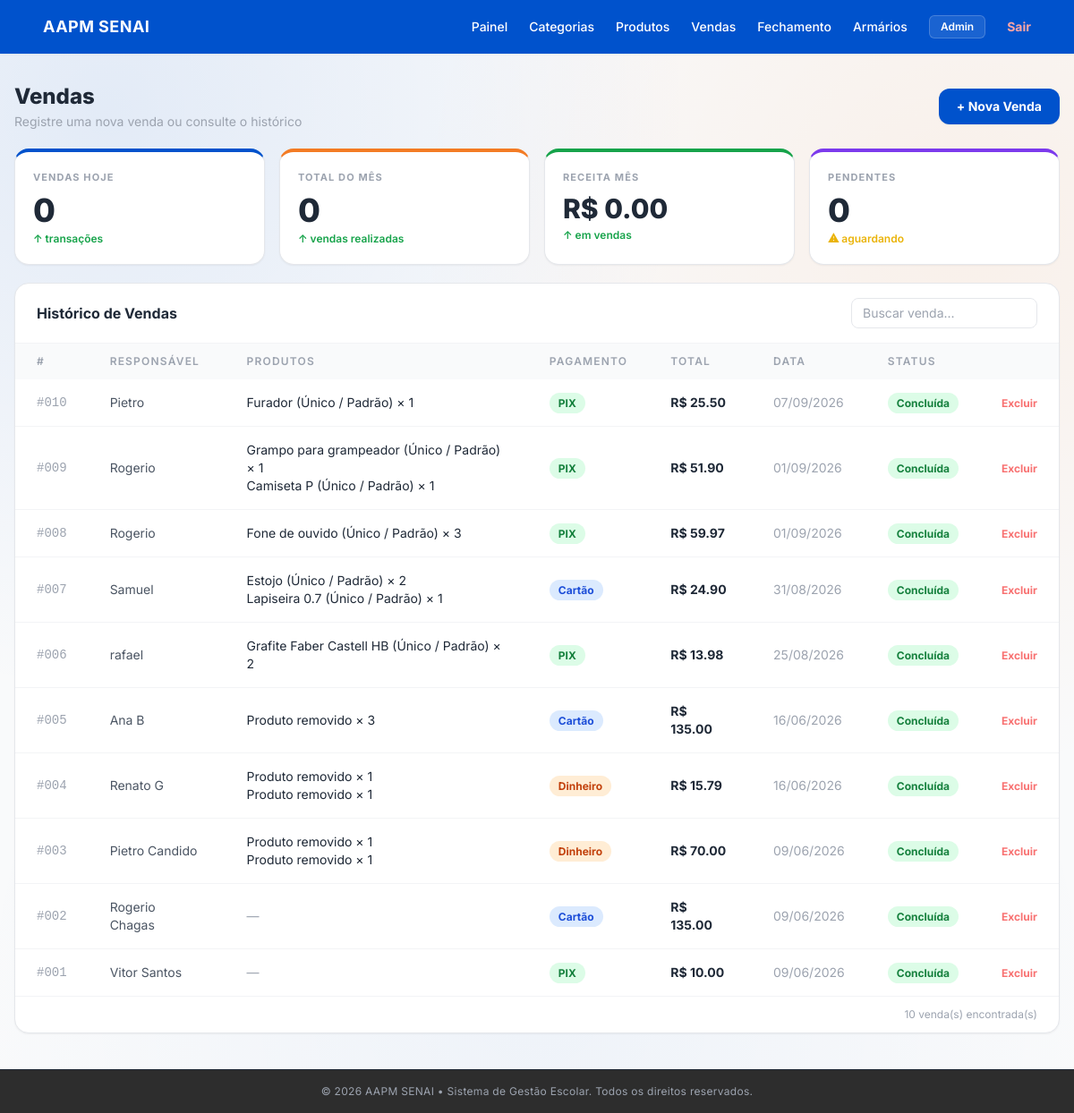
The app's page /vendas/ (signed in), older data.
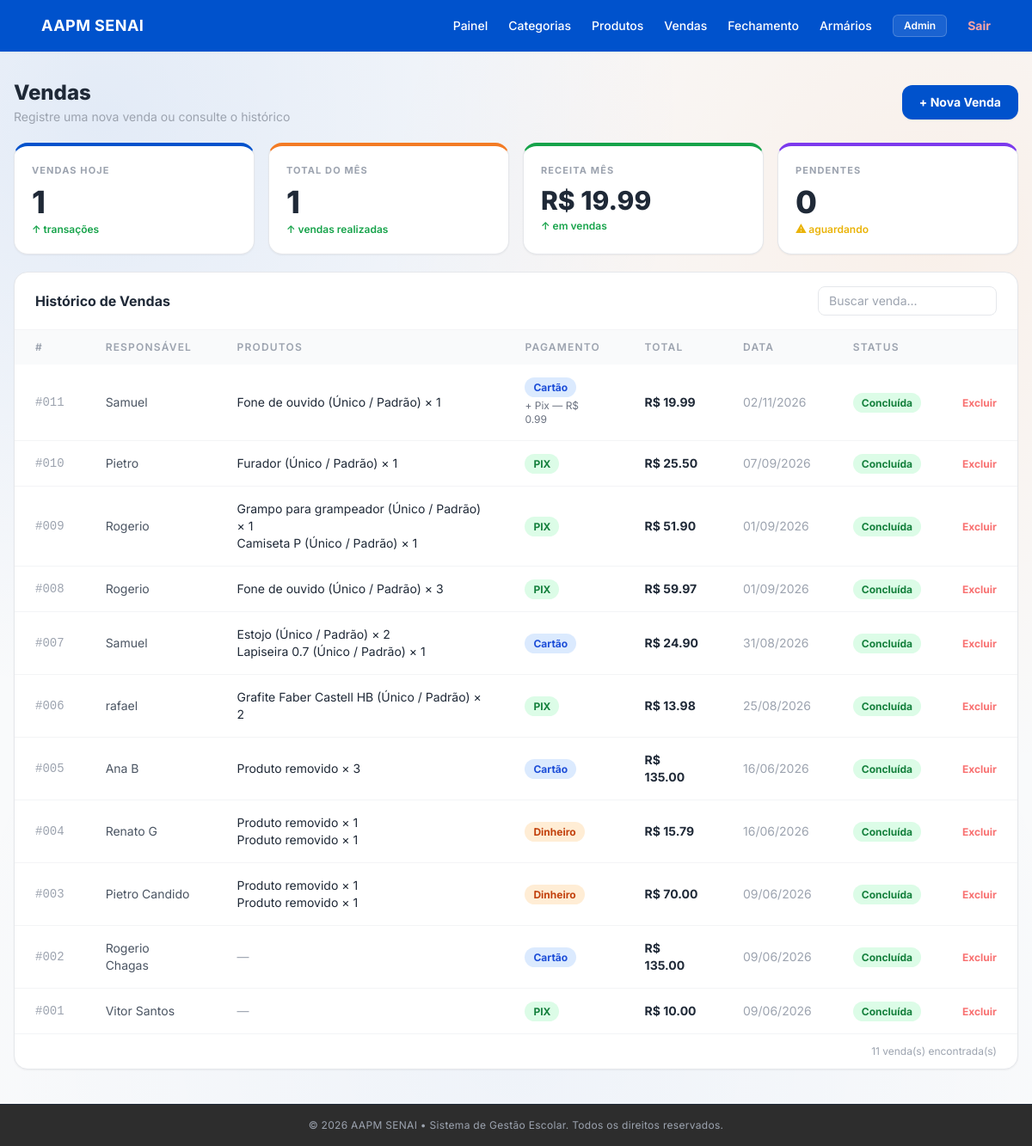
The same page, newer data.
### app/models/venda_model.py (models this page shows)
class Venda(Base):
    __tablename__ = "vendas"
    id              = Column(Integer, primary_key=True, index=True)
    responsavel     = Column(String(150), nullable=False)
    valor_subtotal  = Column(Float, nullable=False, default=0.0)
    desconto        = Column(Float, nullable=False, default=0.0)
    valor_total     = Column(Float, nullable=False)
    forma_pagamento = Column(String(50), nullable=False)
    valor_pagamento_1 = Column(Float, nullable=True)
    forma_pagamento_2 = Column(String(50), nullable=True)
    valor_pagamento_2 = Column(Float, nullable=True)
    observacao      = Column(String(500), nullable=True)
    status          = Column(String(30), default="concluida")
    data_venda      = Column(DateTime, default=datetime.utcnow)
    itens = relationship("VendaItem", back_populates="venda", cascade="all, delete")

### app/models/venda_item_model.py (models this page shows)
class VendaItem(Base):
    __tablename__ = "venda_itens"
    id                  = Column(Integer, primary_key=True, index=True)
    venda_id            = Column(Integer, ForeignKey("vendas.id", ondelete="CASCADE"), nullable=False)
    produto_variacao_id = Column(Integer, ForeignKey("produto_variacoes.id", ondelete="SET NULL"), nullable=True)
    quantidade          = Column(Integer, nullable=False)
    preco_unitario      = Column(Float, nullable=False)
    valor_total         = Column(Float, nullable=False)
    venda            = relationship("Venda", back_populates="itens")
    produto_variacao = relationship("ProdutoVariacao")

### app/models/produto_model.py (models this page shows, shortened)
class Produto(Base):
    __tablename__ = "produtos"
    id           = Column(Integer, primary_key=True, autoincrement=True, index=True)
    nome         = Column(String(150), nullable=False, index=True)
    preco        = Column(Float, nullable=False, default=0.0)
    ativo        = Column(Boolean, default=True)
    imagem_path  = Column(String(255), nullable=True)
    categoria_id = Column(Integer, ForeignKey("categorias.id", ondelete="SET NULL"), nullable=True)
    categoria    = relationship("Categoria", back_populates="produtos")
    variacoes    = relationship("ProdutoVariacao", back_populates="produto", cascade="all, delete-orphan")

### app/models/produto_variacao_model.py (models this page shows, shortened)
class ProdutoVariacao(Base):
    __tablename__ = "produto_variacoes"
    __table_args__ = (
        UniqueConstraint("produto_id", "tamanho", "cor", name="uq_variacao_produto_tamanho_cor"),
    )
    id            = Column(Integer, primary_key=True, autoincrement=True, index=True)
    produto_id    = Column(Integer, ForeignKey("produtos.id", ondelete="CASCADE"), nullable=False)
    tamanho       = Column(String(20), nullable=False)
    cor           = Column(String(50), nullable=False)
    sku           = Column(String(50), nullable=True, unique=True)
    preco         = Column(Float, nullable=True)  # se None, usa o preço base do produto
    estoque_atual = Column(Integer, nullable=False, default=0)
    ativo         = Column(Boolean, default=True)
    produto = relationship("Produto", back_populates="variacoes")

### app/controllers/venda_controller.py (the view)
@router.get("")
@router.get("/")
def listar_vendas(
    request: Request,
    db: Session = Depends(get_db),
    usuario=Depends(get_current_user),
):
    vendas = db.query(Venda).order_by(Venda.data_venda.desc()).all()
    produtos_db = db.query(Produto).filter(Produto.ativo == True).all()
    produtos = []
    for p in produtos_db:
        variacoes_ativas = [v for v in p.variacoes if v.ativo]
        if not variacoes_ativas:
            continue
        produtos.append({
            "id": p.id,
            "nome": p.nome,
            "imagem_url": p.imagem_url,
            "variacoes": [
                {"id": v.id, "descricao": v.descricao, "preco": v.preco_efetivo, "estoque_atual": v.estoque_atual}
                for v in variacoes_ativas
            ]
        })
    hoje        = datetime.utcnow().date()
    vendas_hoje = sum(1 for v in vendas if v.data_venda.date() == hoje)
    total_mes   = sum(1 for v in vendas if v.data_venda.month == hoje.month)
    receita_mes = sum(v.valor_total for v in vendas if v.data_venda.month == hoje.month)
    pendentes   = sum(1 for v in vendas if v.status == "pendente")
    return templates.TemplateResponse(
        request=request,
        name="vendas/index.html",
        context={
            "request":     request,
            "usuario":     usuario,
            "vendas":      vendas,
            "produtos":    produtos,
            "vendas_hoje": vendas_hoje,
            "total_mes":   total_mes,
            "receita_mes": receita_mes,
            "pendentes":   pendentes,
        },
    )

### app/templates/vendas/index.html (shortened to what the changed rows need)
{% extends "base.html" %}
{% block conteudo %}
<div class="pt-6 flex flex-col gap-5 pb-6">
  <div class="flex items-center justify-between">
    <div>
      <h1 class="text-2xl font-extrabold text-gray-800">Vendas</h1>
    </div>
  </div>
  <div class="grid grid-cols-2 lg:grid-cols-4 gap-4">
    <div class="bg-white border border-gray-200 border-t-4 border-t-[#0052cc] rounded-2xl p-5 shadow-sm">
      <p class="text-[11px] font-bold text-gray-400 uppercase tracking-widest">Vendas Hoje</p>
      <p class="text-4xl font-extrabold text-gray-800 mt-2 mb-1">{{ vendas_hoje }}</p>
      <p class="text-xs font-semibold text-green-600">↑ transações</p>
    </div>
    <div class="bg-white border border-gray-200 border-t-4 border-t-[#f37b24] rounded-2xl p-5 shadow-sm">
      <p class="text-[11px] font-bold text-gray-400 uppercase tracking-widest">Total do Mês</p>
      <p class="text-4xl font-extrabold text-gray-800 mt-2 mb-1">{{ total_mes }}</p>
      <p class="text-xs font-semibold text-green-600">↑ vendas realizadas</p>
    </div>
    <div class="bg-white border border-gray-200 border-t-4 border-t-[#16a34a] rounded-2xl p-5 shadow-sm">
      <p class="text-[11px] font-bold text-gray-400 uppercase tracking-widest">Receita Mês</p>
      <p class="text-3xl font-extrabold text-gray-800 mt-2 mb-1">R$ {{ "%.2f"|format(receita_mes) }}</p>
      <p class="text-xs font-semibold text-green-600">↑ em vendas</p>
    </div>
  </div>
  <div class="bg-white border border-gray-200 rounded-2xl shadow-sm overflow-hidden">
    <div class="px-6 py-4 border-b border-gray-100 flex items-center justify-between">
      <span class="text-base font-bold text-gray-800">Histórico de Vendas</span>
      <input type="text" id="busca" placeholder="Buscar venda..."
        oninput="filtrarTabela()"
        class="text-sm border border-gray-200 rounded-lg px-3 py-1.5 w-52 focus:outline-none focus:border-blue-400">
    </div>
    <div class="overflow-x-auto">
      <table class="w-full text-sm" id="tabela-vendas">
        <thead>
          <tr class="bg-gray-50 text-gray-400 text-xs uppercase tracking-widest">
            <th class="text-left px-6 py-3 font-semibold">#</th>
            <th class="text-left px-6 py-3 font-semibold">Responsável</th>
            <th class="text-left px-6 py-3 font-semibold">Produtos</th>
            <th class="text-left px-6 py-3 font-semibold">Pagamento</th>
            <th class="text-left px-6 py-3 font-semibold">Total</th>
            <th class="text-left px-6 py-3 font-semibold">Data</th>
            <th class="text-left px-6 py-3 font-semibold">Status</th>
            <th class="text-left px-6 py-3 font-semibold"></th>
          </tr>
        </thead>
        <tbody class="divide-y divide-gray-100">
          {% for venda in vendas %}
          <tr class="hover:bg-gray-50 transition">
            <td class="px-6 py-4 text-gray-400 font-mono">#{{ "%03d"|format(venda.id) }}</td>
            <td class="px-6 py-4 text-gray-600">{{ venda.responsavel }}</td>
            <td class="px-6 py-4 text-gray-800">
              {% for item in venda.itens %}
                <span class="block text-sm">
                  {% if item.produto_variacao %}
                    {{ item.produto_variacao.produto.nome }} ({{ item.produto_variacao.descricao }}) × {{ item.quantidade }}
                  {% else %}
                    Produto removido × {{ item.quantidade }}
                  {% endif %}
                </span>
              {% else %}
                <span class="text-gray-400">—</span>
              {% endfor %}
            </td>
            <td class="px-6 py-4">
              {% if venda.forma_pagamento == 'pix' %}
                <span class="bg-green-100 text-green-700 text-xs font-bold px-2.5 py-1 rounded-full">PIX</span>
              {% elif venda.forma_pagamento == 'cartao' %}
                <span class="bg-blue-100 text-blue-700 text-xs font-bold px-2.5 py-1 rounded-full">Cartão</span>
              {% else %}
                <span class="bg-orange-100 text-orange-700 text-xs font-bold px-2.5 py-1 rounded-full">Dinheiro</span>
              {% endif %}
              {% if venda.forma_pagamento_2 %}
                <span class="block text-xs text-gray-500 mt-1">+ {{ venda.forma_pagamento_2|capitalize }} — R$ {{ "%.2f"|format(venda.valor_pagamento_2) }}</span>
              {% endif %}
            </td>
            <td class="px-6 py-4 font-bold text-gray-800">R$ {{ "%.2f"|format(venda.valor_total) }}</td>
            <td class="px-6 py-4 text-gray-400">{{ venda.data_venda.strftime('%d/%m/%Y') }}</td>
            <td class="px-6 py-4">
              {% if venda.status == 'concluida' %}
                <span class="bg-green-100 text-green-700 text-xs font-bold px-2.5 py-1 rounded-full">Concluída</span>
              {% else %}
                <span class="bg-yellow-100 text-yellow-700 text-xs font-bold px-2.5 py-1 rounded-full">Pendente</span>
              {% endif %}
            </td>
            <td class="px-6 py-4">
              <form action="/vendas/{{ venda.id }}/deletar" method="post"
                onsubmit="return confirm('Excluir esta venda?')">
                <button type="submit" class="text-red-400 hover:text-red-600 text-xs font-bold transition">Excluir</button>
              </form>
            </td>
          </tr>
          {% else %}
          <tr>
            <td colspan="8" class="px-6 py-10 text-center text-gray-400 text-sm">Nenhuma venda registrada ainda.</td>
          </tr>
          {% endfor %}
        </tbody>
      </table>
    </div>
    <div class="px-6 py-3 border-t border-gray-100 text-xs text-gray-400 text-right">
      {{ vendas|length }} venda(s) encontrada(s)
    </div>
  </div>
</div>
{% endblock %}

Row changes from the older to the newer data that the page shows:
added Venda: id "011", responsavel "Samuel", forma_pagamento "Cartão", forma_pagamento_2 "Pix", valor_pagamento_2 "0.99", valor_total "19.99", data_venda "02/11/2026", status "Concluída"
added VendaItem: produto_variacao.produto.nome "Fone de ouvido", produto_variacao.descricao "Único / Padrão", quantidade "1", shown under "011"
Text that changed along with them:
{{ vendas_hoje }}: "0" → "1"
{{ total_mes }}: "0" → "1"
{{ "%.2f"|format(receita_mes) }}: "0.00" → "19.99"
{{ vendas|length }}: "10" → "11"
